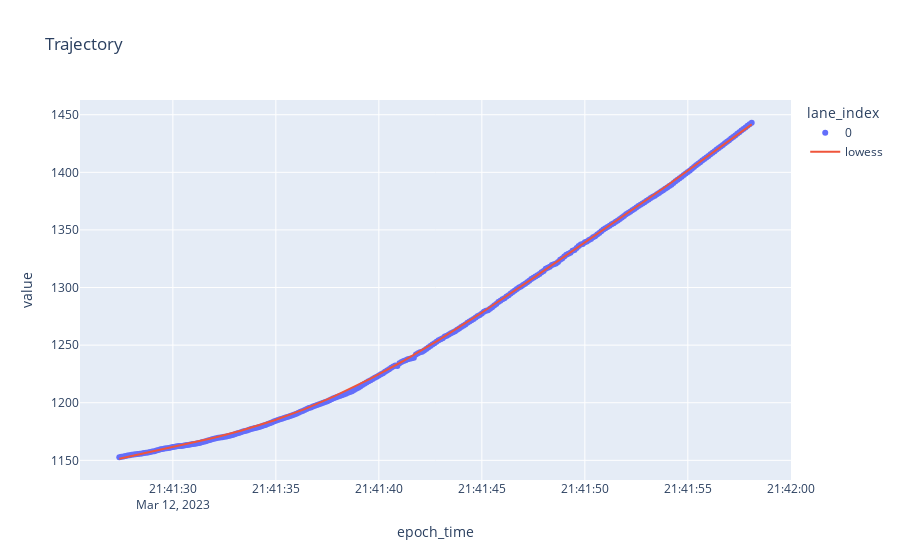
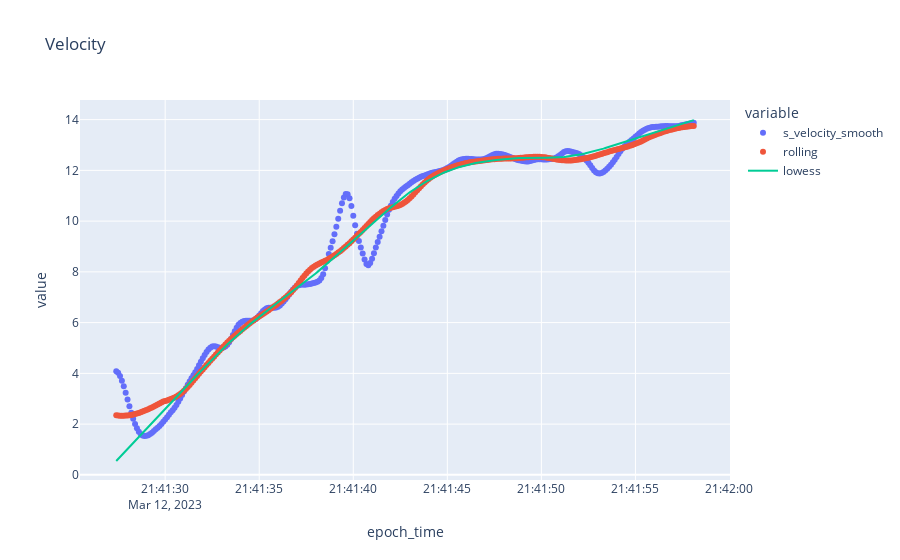

Here is the notebook cell these charts were saved with, in order:
### Code cell
import plotly.express as px
import statsmodels.nonparametric.smoothers_lowess as lowess

_traj_df = traj_df.filter(pl.col("vehicle_id").is_in([follower_id])).collect().sort("epoch_time").clone()

s = lowess.lowess(
    _traj_df['front_s_smooth'].to_numpy(),
    _traj_df['epoch_time'].to_numpy(),
    frac=1/3,
    it=2,
    is_sorted=True,
)


fig = px.scatter(
    _traj_df.to_pandas(),
    x="epoch_time",
    y=["front_s_smooth", ],
    color="lane_index",
    title="Trajectory",
    # make second y axis
)

fig.add_trace(
    go.Scatter(
        x=_traj_df['epoch_time'],
        y=s[:, 1],
        mode="lines",
        name="lowess",
    )
)


y = lowess.lowess(
    _traj_df['s_velocity_smooth'].to_numpy(),
    _traj_df['epoch_time'].to_numpy(),
    frac=1/3,
    it=2,
    is_sorted=True,
)

other_fig = px.scatter(
    _traj_df.with_columns(pl.col('s_velocity_smooth').rolling_mean(window_size=50, center=True, min_periods=1).alias('rolling')).to_pandas(),
    x="epoch_time",
    y=["s_velocity_smooth", "rolling"],
    # color="lane_index",
    title="Velocity",
    # make second y axis
)

other_fig.add_trace(
    go.Scatter(
        x=_traj_df['epoch_time'],
        y=y[:, 1],
        mode="lines",
        name="lowess",
    )
)

fig.show()
other_fig.show()

### Figure 1 — Plotly figure (JSON) as saved in the notebook; plotly's stock layout.template omitted (floating-point values rounded to 4 significant figures; data arrays with more than 128 entries replaced by an {"elided": "..."} marker saying what was removed)
{"data": [{"hovertemplate": "lane_index=0<br>epoch_time=%{x}<br>value=%{y}<extra></extra>", "legendgroup": "0", "marker": {"color": "#636efa", "symbol": "circle"}, "mode": "markers", "name": "0", "orientation": "v", "showlegend": true, "type": "scatter", "x": {"elided": "308 str values"}, "xaxis": "x", "y": {"elided": "308 float values"}, "yaxis": "y"}, {"mode": "lines", "name": "lowess", "type": "scatter", "x": {"elided": "308 str values"}, "y": {"elided": "308 float values"}}], "layout": {"legend": {"title": {"text": "lane_index"}, "tracegroupgap": 0}, "title": {"text": "Trajectory"}, "xaxis": {"anchor": "y", "domain": [0, 1], "title": {"text": "epoch_time"}}, "yaxis": {"anchor": "x", "domain": [0, 1], "title": {"text": "value"}}}}

### Figure 2 — Plotly figure (JSON) as saved in the notebook; plotly's stock layout.template omitted (floating-point values rounded to 4 significant figures; data arrays with more than 128 entries replaced by an {"elided": "..."} marker saying what was removed)
{"data": [{"hovertemplate": "variable=s_velocity_smooth<br>epoch_time=%{x}<br>value=%{y}<extra></extra>", "legendgroup": "s_velocity_smooth", "marker": {"color": "#636efa", "symbol": "circle"}, "mode": "markers", "name": "s_velocity_smooth", "orientation": "v", "showlegend": true, "type": "scatter", "x": {"elided": "308 str values"}, "xaxis": "x", "y": {"elided": "308 float values"}, "yaxis": "y"}, {"hovertemplate": "variable=rolling<br>epoch_time=%{x}<br>value=%{y}<extra></extra>", "legendgroup": "rolling", "marker": {"color": "#EF553B", "symbol": "circle"}, "mode": "markers", "name": "rolling", "orientation": "v", "showlegend": true, "type": "scatter", "x": {"elided": "308 str values"}, "xaxis": "x", "y": {"elided": "308 float values"}, "yaxis": "y"}, {"mode": "lines", "name": "lowess", "type": "scatter", "x": {"elided": "308 str values"}, "y": {"elided": "308 float values"}}], "layout": {"legend": {"title": {"text": "variable"}, "tracegroupgap": 0}, "title": {"text": "Velocity"}, "xaxis": {"anchor": "y", "domain": [0, 1], "title": {"text": "epoch_time"}}, "yaxis": {"anchor": "x", "domain": [0, 1], "title": {"text": "value"}}}}
